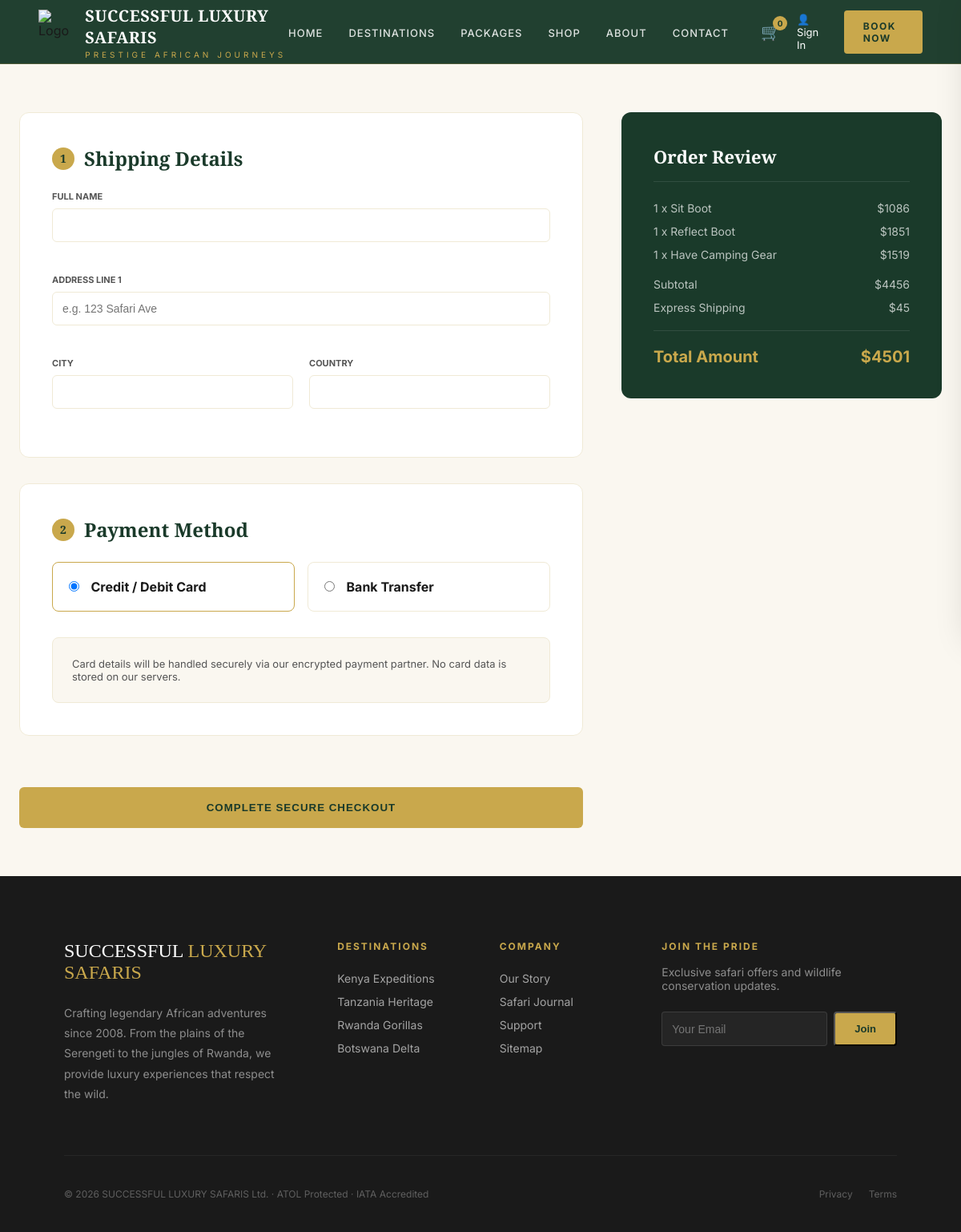
Screenshot of /bookings/checkout/ (signed in) with the database file from the repository.
### shop/models.py (models this page shows, shortened)
class CartItem(models.Model):
    cart = models.ForeignKey(Cart, related_name='items', on_delete=models.CASCADE)
    product = models.ForeignKey(Product, on_delete=models.CASCADE)
    quantity = models.PositiveIntegerField(default=1)
    @property
    def subtotal(self):
        return self.product.price * self.quantity

class Product(models.Model):
    category = models.ForeignKey(ProductCategory, related_name='products', on_delete=models.CASCADE)
    sku = models.CharField(max_length=50, unique=True)
    name = models.CharField(max_length=200)
    description = models.TextField()
    price = models.DecimalField(max_digits=10, decimal_places=2)
    stock_quantity = models.PositiveIntegerField(default=0)
    low_stock_threshold = models.PositiveIntegerField(default=5)
    image = models.ImageField(upload_to='products/', blank=True, null=True)
    is_active = models.BooleanField(default=True)
    created_at = models.DateTimeField(auto_now_add=True)

class Cart(models.Model):
    user = models.OneToOneField(User, on_delete=models.CASCADE, related_name='cart', null=True, blank=True)
    session_key = models.CharField(max_length=40, null=True, blank=True)
    created_at = models.DateTimeField(auto_now_add=True)
    updated_at = models.DateTimeField(auto_now=True)
    @property
    def total_amount(self):
        return sum(item.subtotal for item in self.items.all())

### bookings/views.py (the view, shortened to what this page needs)
# urls.py: path('checkout/', views.checkout, name='checkout'),
@permission_required('Checkout / Purchase')
def checkout(request):
    cart = get_cart(request)
    if cart.items.count() == 0:
        return redirect('shop')
    return render(request, 'checkout.html', {'cart': cart})

### shop/utils.py (called while the page is built, shortened)
def get_cart(request):
    if request.user.is_authenticated:
        cart, created = Cart.objects.get_or_create(user=request.user)
        session_key = request.session.session_key
        if session_key:
            anon_cart = Cart.objects.filter(session_key=session_key).first()
    else:
        if not request.session.session_key:
            request.session.create()
        session_key = request.session.session_key
        cart, created = Cart.objects.get_or_create(session_key=session_key)
    return cart

### templates/checkout.html (shortened to what this page needs)
{% extends 'base.html' %}
{% load static %}
{% block content %}
<div class="checkout-container">
  <form method="POST" action="{% url 'checkout' %}">
    <div class="checkout-section">
      <h2 class="section-h"><span class="section-num">1</span> Shipping Details</h2>
      <div class="form-grid">
        <div class="form-group full-width">
          <label class="form-label">Full Name</label>
          <input type="text" name="name" class="form-input" value="{{ request.user.first_name }} {{ request.user.last_name }}" required>
        </div>
        <div class="form-group full-width">
          <label class="form-label">Address Line 1</label>
          <input type="text" name="address" class="form-input" placeholder="e.g. 123 Safari Ave" required>
        </div>
        <div class="form-group">
          <label class="form-label">City</label>
          <input type="text" name="city" class="form-input" required>
        </div>
        <div class="form-group">
          <label class="form-label">Country</label>
          <input type="text" name="country" class="form-input" value="{{ request.user.profile.nationality }}" required>
        </div>
      </div>
    </div>
    <div class="checkout-section">
      <h2 class="section-h"><span class="section-num">2</span> Payment Method</h2>
      <div style="display:grid; grid-template-columns: 1fr 1fr; gap:16px;">
        <label style="border:1.5px solid var(--gold); border-radius:8px; padding:20px; cursor:pointer;">
          <input type="radio" name="payment" value="card" checked>
          <span style="font-weight:700; margin-left:10px;">Credit / Debit Card</span>
        </label>
        <label style="border:1.5px solid var(--cream-mid); border-radius:8px; padding:20px; cursor:pointer;">
          <input type="radio" name="payment" value="bank">
          <span style="font-weight:700; margin-left:10px;">Bank Transfer</span>
        </label>
      </div>
      <div style="margin-top:32px; background:var(--cream); padding:24px; border-radius:8px; border:1px solid var(--cream-mid);">
        <p style="font-size:13px; color:var(--gray-mid);">Card details will be handled securely via our encrypted payment partner. No card data is stored on our servers.</p>
      </div>
    </div>
    <button type="submit" class="btn-pay">Complete Secure Checkout</button>
  </form>
  <aside class="order-summary">
    <h2 class="summary-h">Order Review</h2>
    {% for item in cart.items.all %}
    <div class="summary-item">
      <span>{{ item.quantity }} x {{ item.product.name }}</span>
      <span>${{ item.subtotal|floatformat:0 }}</span>
    </div>
    {% endfor %}
    <div class="summary-item" style="margin-top:20px;">
      <span>Subtotal</span>
      <span>${{ cart.total_amount|floatformat:0 }}</span>
    </div>
    <div class="summary-item">
      <span>Express Shipping</span>
      <span>$45</span>
    </div>
    <div class="summary-total">
      <span>Total Amount</span>
      <span>${{ cart.total_amount|add:45|floatformat:0 }}</span>
    </div>
  </aside>
</div>
{% endblock %}

### rows the page displays
CartItem: quantity "1", product.name "Sit Boot", subtotal "1086"
CartItem: quantity "1", product.name "Reflect Boot", subtotal "1851"
CartItem: quantity "1", product.name "Have Camping Gear", subtotal "1519"
Cart: total_amount "4456", total_amount|add "4501"
